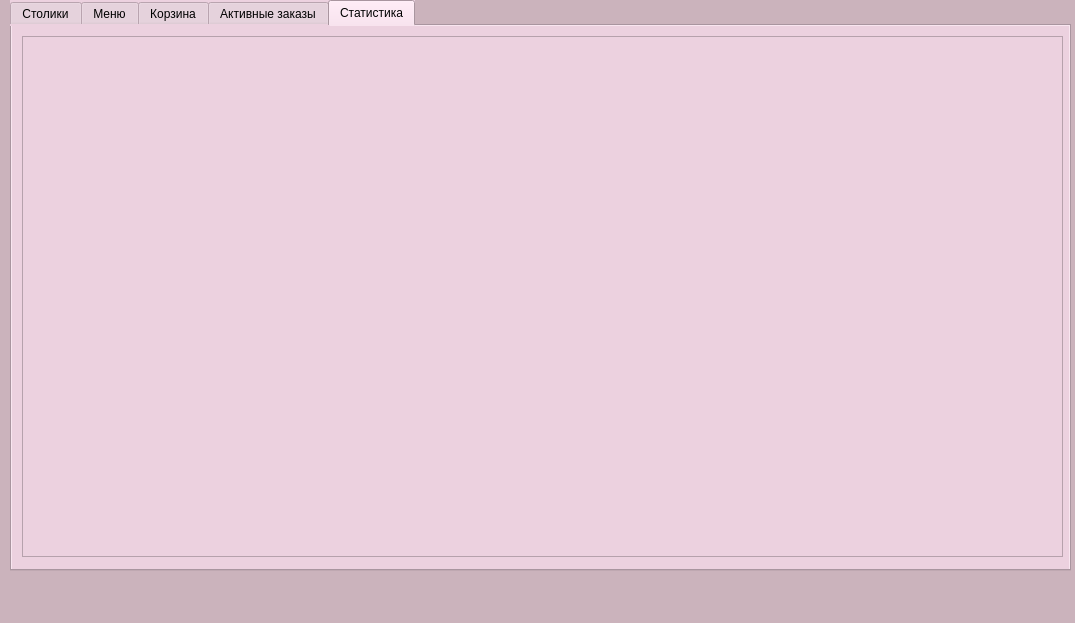
<?xml version="1.0" encoding="UTF-8"?>
<ui version="4.0">
 <class>MainWindow</class>
 <widget class="QMainWindow" name="MainWindow">
  <property name="geometry">
   <rect>
    <x>0</x>
    <y>0</y>
    <width>1075</width>
    <height>623</height>
   </rect>
  </property>
  <property name="windowTitle">
   <string>MainWindow</string>
  </property>
  <property name="styleSheet">
   <string notr="true">background-color:rgb(203, 179, 188);</string>
  </property>
  <widget class="QWidget" name="centralwidget">
   <widget class="QTabWidget" name="tabWidget">
    <property name="geometry">
     <rect>
      <x>10</x>
      <y>0</y>
      <width>1061</width>
      <height>571</height>
     </rect>
    </property>
    <property name="styleSheet">
     <string notr="true">background-color:rgb(236, 209, 223);</string>
    </property>
    <property name="currentIndex">
     <number>4</number>
    </property>
    <widget class="QWidget" name="tab">
     <attribute name="title">
      <string>Столики</string>
     </attribute>
     <widget class="QWidget" name="gridLayoutWidget">
      <property name="geometry">
       <rect>
        <x>10</x>
        <y>10</y>
        <width>981</width>
        <height>521</height>
       </rect>
      </property>
      <layout class="QGridLayout" name="gridLayout_2"/>
     </widget>
    </widget>
    <widget class="QWidget" name="tab_2">
     <attribute name="title">
      <string>Меню</string>
     </attribute>
     <widget class="QLineEdit" name="searchLineEdit_3">
      <property name="geometry">
       <rect>
        <x>20</x>
        <y>40</y>
        <width>250</width>
        <height>30</height>
       </rect>
      </property>
      <property name="placeholderText">
       <string>Введите название блюда...</string>
      </property>
     </widget>
     <widget class="QPushButton" name="searchButton_3">
      <property name="geometry">
       <rect>
        <x>280</x>
        <y>40</y>
        <width>75</width>
        <height>30</height>
       </rect>
      </property>
      <property name="styleSheet">
       <string notr="true">background-color:rgb(153, 186, 189); color: white;</string>
      </property>
      <property name="text">
       <string>Поиск</string>
      </property>
     </widget>
     <widget class="QComboBox" name="filterComboBox_3">
      <property name="geometry">
       <rect>
        <x>370</x>
        <y>40</y>
        <width>150</width>
        <height>30</height>
       </rect>
      </property>
      <item>
       <property name="text">
        <string>Все категории</string>
       </property>
      </item>
      <item>
       <property name="text">
        <string>По названию</string>
       </property>
      </item>
      <item>
       <property name="text">
        <string>По цене (возр.)</string>
       </property>
      </item>
      <item>
       <property name="text">
        <string>По цене (убыв.)</string>
       </property>
      </item>
     </widget>
     <widget class="QToolButton" name="toolButton_3">
      <property name="geometry">
       <rect>
        <x>910</x>
        <y>30</y>
        <width>61</width>
        <height>41</height>
       </rect>
      </property>
      <property name="styleSheet">
       <string>background-color:rgb(255, 107, 107);</string>
      </property>
      <property name="text">
       <string>Корзина</string>
      </property>
     </widget>
     <widget class="QScrollArea" name="scrollArea_5">
      <property name="geometry">
       <rect>
        <x>20</x>
        <y>80</y>
        <width>971</width>
        <height>501</height>
       </rect>
      </property>
      <property name="widgetResizable">
       <bool>true</bool>
      </property>
      <widget class="QWidget" name="scrollAreaWidgetContents_5">
       <property name="geometry">
        <rect>
         <x>0</x>
         <y>0</y>
         <width>969</width>
         <height>499</height>
        </rect>
       </property>
       <layout class="QVBoxLayout" name="menuLayout_3"/>
      </widget>
     </widget>
    </widget>
    <widget class="QWidget" name="tab_3">
     <attribute name="title">
      <string>Корзина</string>
     </attribute>
     <widget class="QWidget" name="verticalLayoutWidget_3">
      <property name="geometry">
       <rect>
        <x>10</x>
        <y>20</y>
        <width>1041</width>
        <height>511</height>
       </rect>
      </property>
      <layout class="QVBoxLayout" name="verticalLayout">
       <item>
        <widget class="QScrollArea" name="scrollArea_6">
         <property name="widgetResizable">
          <bool>true</bool>
         </property>
         <widget class="QWidget" name="scrollAreaWidgetContents_6">
          <property name="geometry">
           <rect>
            <x>0</x>
            <y>0</y>
            <width>1037</width>
            <height>440</height>
           </rect>
          </property>
          <widget class="QWidget" name="verticalLayoutWidget_4">
           <property name="geometry">
            <rect>
             <x>10</x>
             <y>10</y>
             <width>1021</width>
             <height>421</height>
            </rect>
           </property>
           <layout class="QVBoxLayout" name="verticalLayout_6"/>
          </widget>
         </widget>
        </widget>
       </item>
       <item>
        <widget class="QFrame" name="frame_3">
         <property name="sizePolicy">
          <sizepolicy hsizetype="Fixed" vsizetype="Fixed">
           <horstretch>0</horstretch>
           <verstretch>0</verstretch>
          </sizepolicy>
         </property>
         <property name="minimumSize">
          <size>
           <width>1020</width>
           <height>60</height>
          </size>
         </property>
         <property name="maximumSize">
          <size>
           <width>1020</width>
           <height>60</height>
          </size>
         </property>
         <property name="styleSheet">
          <string notr="true">border-radius:20px; background-color:rgb(255, 255, 255);border:1px solid rgb(186, 147, 164);</string>
         </property>
         <property name="frameShape">
          <enum>QFrame::StyledPanel</enum>
         </property>
         <property name="frameShadow">
          <enum>QFrame::Raised</enum>
         </property>
         <layout class="QHBoxLayout" name="horizontalLayout_3">
          <item>
           <widget class="QLabel" name="label_7">
            <property name="sizePolicy">
             <sizepolicy hsizetype="Fixed" vsizetype="Fixed">
              <horstretch>0</horstretch>
              <verstretch>0</verstretch>
             </sizepolicy>
            </property>
            <property name="minimumSize">
             <size>
              <width>0</width>
              <height>40</height>
             </size>
            </property>
            <property name="maximumSize">
             <size>
              <width>190</width>
              <height>40</height>
             </size>
            </property>
            <property name="font">
             <font>
              <pointsize>10</pointsize>
              <weight>75</weight>
              <bold>true</bold>
             </font>
            </property>
            <property name="styleSheet">
             <string notr="true">border:0px solid white;</string>
            </property>
            <property name="text">
             <string>ИТОГО:</string>
            </property>
            <property name="alignment">
             <set>Qt::AlignCenter</set>
            </property>
           </widget>
          </item>
          <item>
           <widget class="QLabel" name="label_8">
            <property name="font">
             <font>
              <pointsize>10</pointsize>
             </font>
            </property>
            <property name="styleSheet">
             <string notr="true">border:0px solid white;</string>
            </property>
            <property name="text">
             <string>TextLabel</string>
            </property>
            <property name="alignment">
             <set>Qt::AlignLeading|Qt::AlignLeft|Qt::AlignVCenter</set>
            </property>
           </widget>
          </item>
          <item>
           <widget class="QPushButton" name="pushButton_2">
            <property name="sizePolicy">
             <sizepolicy hsizetype="Fixed" vsizetype="Fixed">
              <horstretch>0</horstretch>
              <verstretch>0</verstretch>
             </sizepolicy>
            </property>
            <property name="minimumSize">
             <size>
              <width>200</width>
              <height>40</height>
             </size>
            </property>
            <property name="font">
             <font>
              <pointsize>9</pointsize>
             </font>
            </property>
            <property name="styleSheet">
             <string notr="true">background-color:rgb(255, 238, 251);</string>
            </property>
            <property name="text">
             <string>Оформить заказ</string>
            </property>
           </widget>
          </item>
         </layout>
        </widget>
       </item>
      </layout>
     </widget>
    </widget>
    <widget class="QWidget" name="tab_4">
     <attribute name="title">
      <string>Активные заказы</string>
     </attribute>
     <widget class="QWidget" name="verticalLayoutWidget_5">
      <property name="geometry">
       <rect>
        <x>10</x>
        <y>10</y>
        <width>1041</width>
        <height>521</height>
       </rect>
      </property>
      <layout class="QVBoxLayout" name="verticalLayout_7"/>
     </widget>
    </widget>
    <widget class="QWidget" name="tab_5">
     <attribute name="title">
      <string>Статистика</string>
     </attribute>
     <widget class="QGraphicsView" name="graphicsView">
      <property name="geometry">
       <rect>
        <x>10</x>
        <y>10</y>
        <width>1041</width>
        <height>521</height>
       </rect>
      </property>
     </widget>
    </widget>
   </widget>
  </widget>
  <widget class="QMenuBar" name="menubar">
   <property name="geometry">
    <rect>
     <x>0</x>
     <y>0</y>
     <width>1075</width>
     <height>26</height>
    </rect>
   </property>
  </widget>
  <widget class="QStatusBar" name="statusbar"/>
 </widget>
 <resources/>
 <connections/>
</ui>
